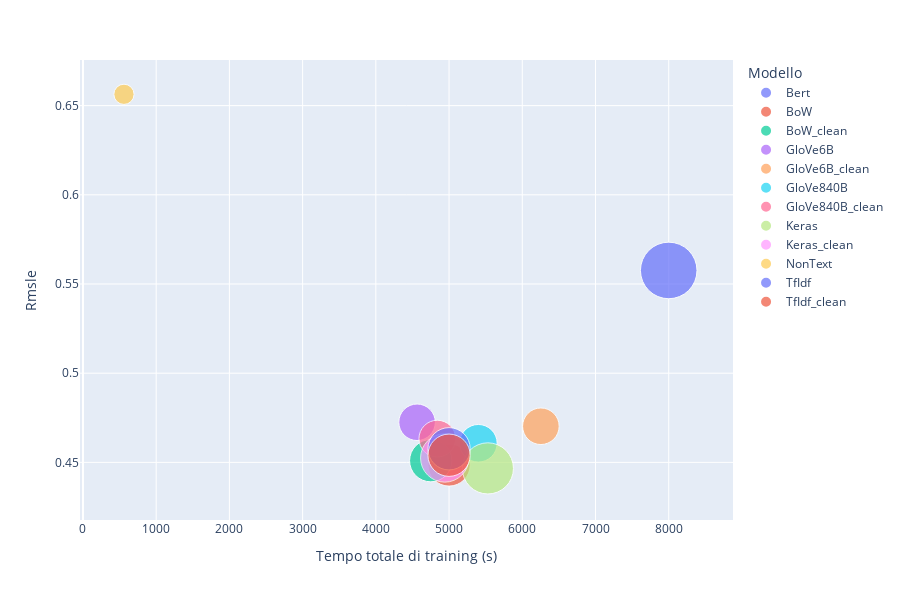

Notebook code cell kept with this figure:
### Code cell
fig = px.scatter(df, x="tottime", y="rmsle", size='etime_log2',
                 text=None, color="model", width=900, height=600,
                 log_x=False, log_y=False, size_max=40,
                 labels={
                     "tottime": "Tempo totale di training (s)",
                     "rmsle": "Rmsle",
                     "model": "Modello"
                 },
                 #title="Rmsle in funzione del Tempo totale di training. La dimensione corrisponde alla durata di una singola epoca"
                )
#fig.update_layout(paper_bgcolor='rgba(0,0,0,0)',plot_bgcolor='rgba(0,0,0,0)')
#fig.update_traces(textposition='top center')
#fig.update_layout(showlegend=False)

# errore in funzione del tempo totale di train = nepochs*epochstime
# dimensione è il tempo della singola epoca

fig.show()

### Figure 1 — Plotly figure (JSON) as saved in the notebook; plotly's stock layout.template omitted (floating-point values rounded to 4 significant figures)
{"data": [{"hovertemplate": "Modello=Bert<br>Tempo totale di training (s)=%{x}<br>Rmsle=%{y}<br>etime_log2=%{marker.size}<extra></extra>", "legendgroup": "Bert", "marker": {"color": "#636efa", "size": [54.43], "sizemode": "area", "sizeref": 0.03402, "symbol": "circle"}, "mode": "markers", "name": "Bert", "orientation": "v", "showlegend": true, "type": "scatter", "x": [8000], "xaxis": "x", "y": [0.5576], "yaxis": "y"}, {"hovertemplate": "Modello=BoW<br>Tempo totale di training (s)=%{x}<br>Rmsle=%{y}<br>etime_log2=%{marker.size}<extra></extra>", "legendgroup": "BoW", "marker": {"color": "#EF553B", "size": [30.49], "sizemode": "area", "sizeref": 0.03402, "symbol": "circle"}, "mode": "markers", "name": "BoW", "orientation": "v", "showlegend": true, "type": "scatter", "x": [5000], "xaxis": "x", "y": [0.4486], "yaxis": "y"}, {"hovertemplate": "Modello=BoW_clean<br>Tempo totale di training (s)=%{x}<br>Rmsle=%{y}<br>etime_log2=%{marker.size}<extra></extra>", "legendgroup": "BoW_clean", "marker": {"color": "#00cc96", "size": [30.49], "sizemode": "area", "sizeref": 0.03402, "symbol": "circle"}, "mode": "markers", "name": "BoW_clean", "orientation": "v", "showlegend": true, "type": "scatter", "x": [4750], "xaxis": "x", "y": [0.451], "yaxis": "y"}, {"hovertemplate": "Modello=GloVe6B<br>Tempo totale di training (s)=%{x}<br>Rmsle=%{y}<br>etime_log2=%{marker.size}<extra></extra>", "legendgroup": "GloVe6B", "marker": {"color": "#ab63fa", "size": [22.68], "sizemode": "area", "sizeref": 0.03402, "symbol": "circle"}, "mode": "markers", "name": "GloVe6B", "orientation": "v", "showlegend": true, "type": "scatter", "x": [4563], "xaxis": "x", "y": [0.4725], "yaxis": "y"}, {"hovertemplate": "Modello=GloVe6B_clean<br>Tempo totale di training (s)=%{x}<br>Rmsle=%{y}<br>etime_log2=%{marker.size}<extra></extra>", "legendgroup": "GloVe6B_clean", "marker": {"color": "#FFA15A", "size": [22.76], "sizemode": "area", "sizeref": 0.03402, "symbol": "circle"}, "mode": "markers", "name": "GloVe6B_clean", "orientation": "v", "showlegend": true, "type": "scatter", "x": [6254], "xaxis": "x", "y": [0.4702], "yaxis": "y"}, {"hovertemplate": "Modello=GloVe840B<br>Tempo totale di training (s)=%{x}<br>Rmsle=%{y}<br>etime_log2=%{marker.size}<extra></extra>", "legendgroup": "GloVe840B", "marker": {"color": "#19d3f3", "size": [24.06], "sizemode": "area", "sizeref": 0.03402, "symbol": "circle"}, "mode": "markers", "name": "GloVe840B", "orientation": "v", "showlegend": true, "type": "scatter", "x": [5400], "xaxis": "x", "y": [0.4607], "yaxis": "y"}, {"hovertemplate": "Modello=GloVe840B_clean<br>Tempo totale di training (s)=%{x}<br>Rmsle=%{y}<br>etime_log2=%{marker.size}<extra></extra>", "legendgroup": "GloVe840B_clean", "marker": {"color": "#FF6692", "size": [23.0], "sizemode": "area", "sizeref": 0.03402, "symbol": "circle"}, "mode": "markers", "name": "GloVe840B_clean", "orientation": "v", "showlegend": true, "type": "scatter", "x": [4840], "xaxis": "x", "y": [0.4633], "yaxis": "y"}, {"hovertemplate": "Modello=Keras<br>Tempo totale di training (s)=%{x}<br>Rmsle=%{y}<br>etime_log2=%{marker.size}<extra></extra>", "legendgroup": "Keras", "marker": {"color": "#B6E880", "size": [44.52], "sizemode": "area", "sizeref": 0.03402, "symbol": "circle"}, "mode": "markers", "name": "Keras", "orientation": "v", "showlegend": true, "type": "scatter", "x": [5530], "xaxis": "x", "y": [0.4466], "yaxis": "y"}, {"hovertemplate": "Modello=Keras_clean<br>Tempo totale di training (s)=%{x}<br>Rmsle=%{y}<br>etime_log2=%{marker.size}<extra></extra>", "legendgroup": "Keras_clean", "marker": {"color": "#FF97FF", "size": [39.79], "sizemode": "area", "sizeref": 0.03402, "symbol": "circle"}, "mode": "markers", "name": "Keras_clean", "orientation": "v", "showlegend": true, "type": "scatter", "x": [4941], "xaxis": "x", "y": [0.4525], "yaxis": "y"}, {"hovertemplate": "Modello=NonText<br>Tempo totale di training (s)=%{x}<br>Rmsle=%{y}<br>etime_log2=%{marker.size}<extra></extra>", "legendgroup": "NonText", "marker": {"color": "#FECB52", "size": [6.965], "sizemode": "area", "sizeref": 0.03402, "symbol": "circle"}, "mode": "markers", "name": "NonText", "orientation": "v", "showlegend": true, "type": "scatter", "x": [560], "xaxis": "x", "y": [0.6563], "yaxis": "y"}, {"hovertemplate": "Modello=TfIdf<br>Tempo totale di training (s)=%{x}<br>Rmsle=%{y}<br>etime_log2=%{marker.size}<extra></extra>", "legendgroup": "TfIdf", "marker": {"color": "#636efa", "size": [30.49], "sizemode": "area", "sizeref": 0.03402, "symbol": "circle"}, "mode": "markers", "name": "TfIdf", "orientation": "v", "showlegend": true, "type": "scatter", "x": [5000], "xaxis": "x", "y": [0.4576], "yaxis": "y"}, {"hovertemplate": "Modello=TfIdf_clean<br>Tempo totale di training (s)=%{x}<br>Rmsle=%{y}<br>etime_log2=%{marker.size}<extra></extra>", "legendgroup": "TfIdf_clean", "marker": {"color": "#EF553B", "size": [30.49], "sizemode": "area", "sizeref": 0.03402, "symbol": "circle"}, "mode": "markers", "name": "TfIdf_clean", "orientation": "v", "showlegend": true, "type": "scatter", "x": [5000], "xaxis": "x", "y": [0.454], "yaxis": "y"}], "layout": {"height": 600, "legend": {"itemsizing": "constant", "title": {"text": "Modello"}, "tracegroupgap": 0}, "margin": {"t": 60}, "width": 900, "xaxis": {"anchor": "y", "domain": [0, 1], "title": {"text": "Tempo totale di training (s)"}}, "yaxis": {"anchor": "x", "domain": [0, 1], "title": {"text": "Rmsle"}}}}
